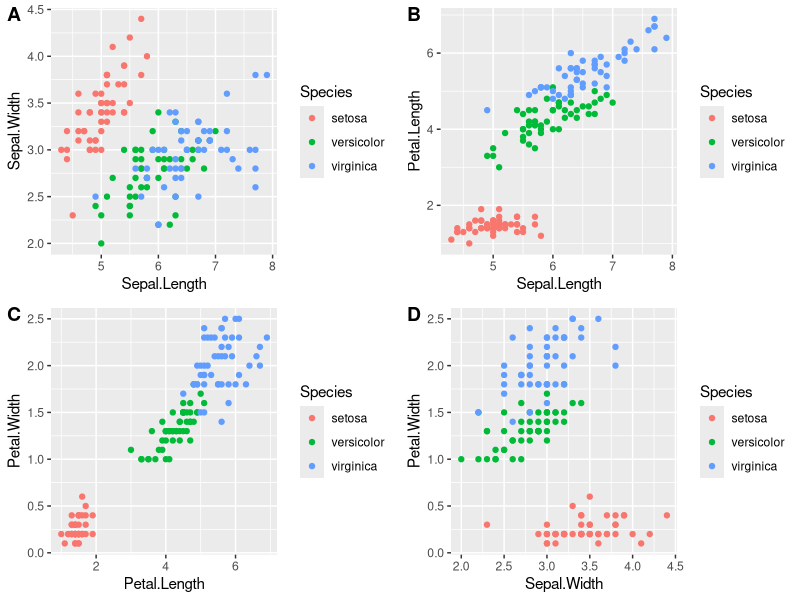
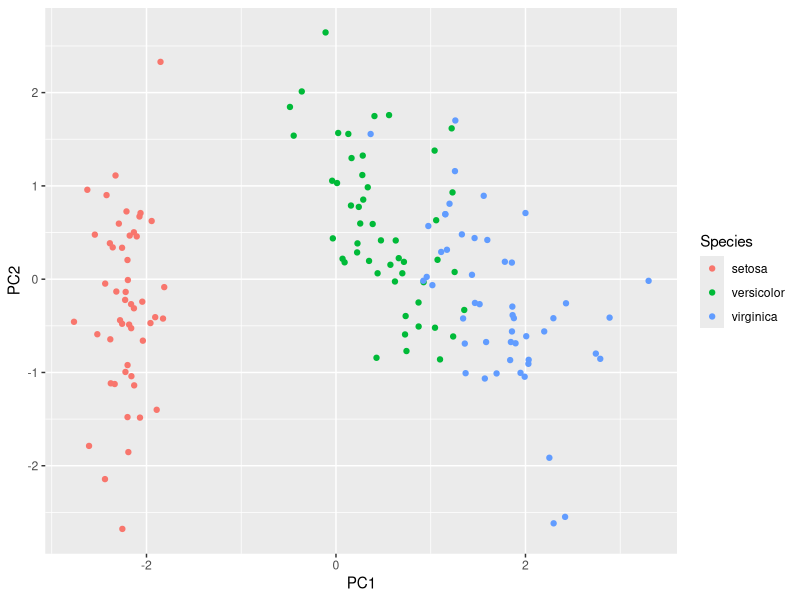
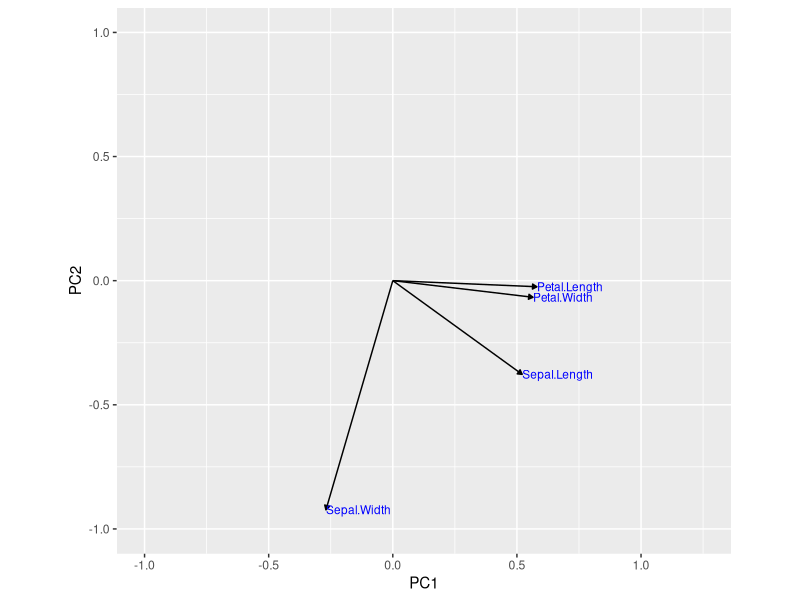

R code for these plots, in order:
## ---- chunk 1
library(ggplot2)
library(cowplot) # required to arrange multiple plots in a grid
library(dplyr)
## ---- chunk 2
head(iris)
## ---- chunk 3
p1 <- ggplot(iris, aes(x=Sepal.Length, y=Sepal.Width, color=Species)) + geom_point()
p2 <- ggplot(iris, aes(x=Sepal.Length, y=Petal.Length, color=Species)) + geom_point()
p3 <- ggplot(iris, aes(x=Petal.Length, y=Petal.Width, color=Species)) + geom_point()
p4 <- ggplot(iris, aes(x=Sepal.Width, y=Petal.Width, color=Species)) + geom_point()
plot_grid(p1, p2, p3, p4, labels = "AUTO")
## ---- chunk 4
iris.pca <- prcomp(iris[,1:4], center = TRUE, scale. = TRUE)
summary(iris.pca)
## ---- chunk 5
head(iris.pca$x)
## ---- chunk 6
pca_data <- data.frame(iris.pca$x, Species=iris$Species)
head(pca_data)
## ---- chunk 7
ggplot(pca_data, aes(x=PC1, y=PC2, color=Species)) + geom_point()
## ---- chunk 8
iris.pca$rotation
## ---- chunk 9
# capture the rotation matrix in a data frame
rotation_data <- data.frame(iris.pca$rotation, variable=row.names(iris.pca$rotation))
# define a pleasing arrow style
arrow_style <- arrow(length = unit(0.05, "inches"),
                     type = "closed")
# now plot, using geom_segment() for arrows and geom_text for labels
ggplot(rotation_data) + 
  geom_segment(aes(xend=PC1, yend=PC2), x=0, y=0, arrow=arrow_style) + 
  geom_text(aes(x=PC1, y=PC2, label=variable), hjust=0, size=3, color='blue') + 
  xlim(-1.,1.25) + 
  ylim(-1.,1.) +
  coord_fixed() # fix aspect ratio to 1:1
